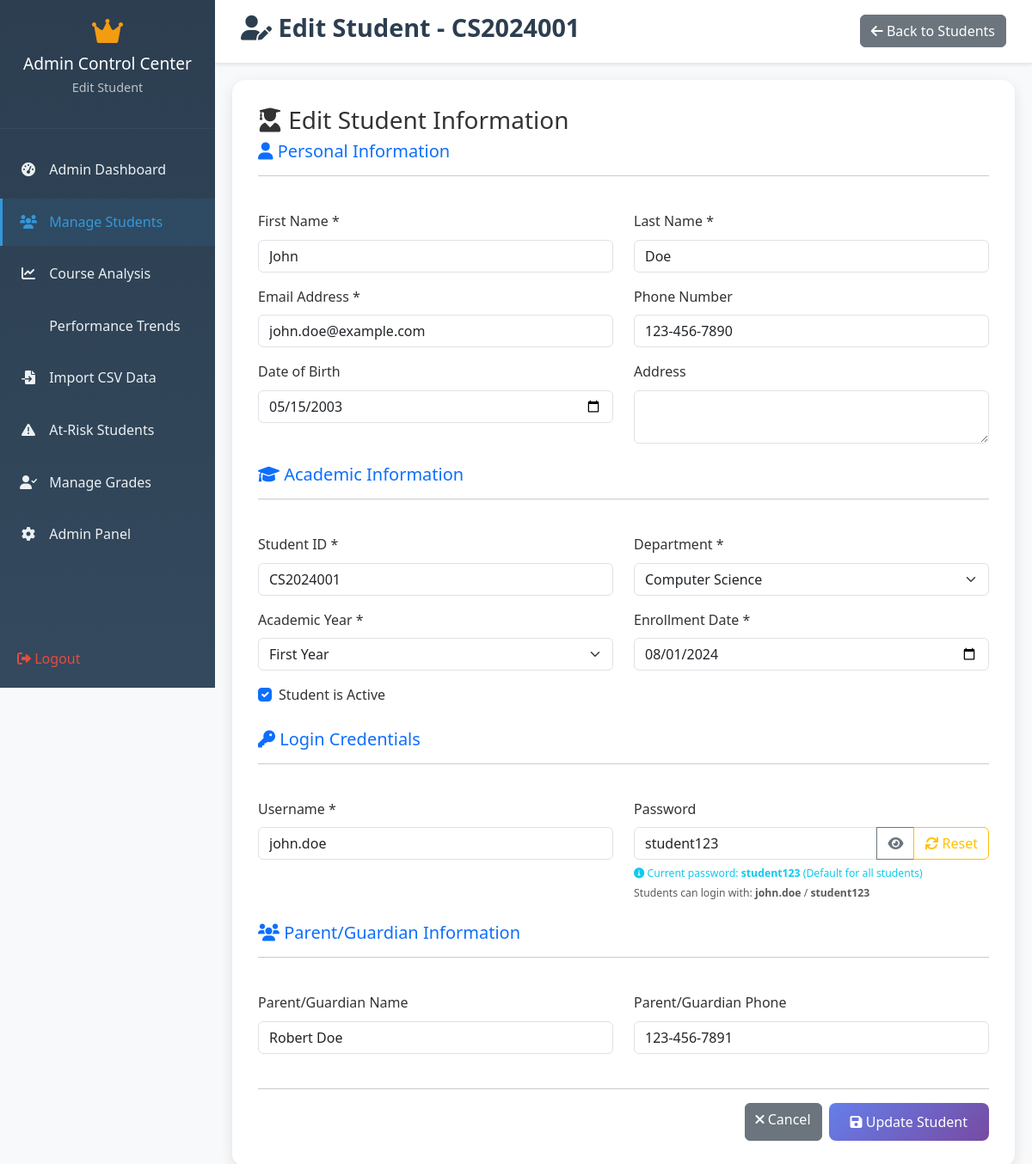
Screenshot of /edit-student/1/ (signed in) with the database file from the repository.
### sms/models.py (models this page shows, shortened)
class Student(models.Model):
    YEAR_CHOICES = (
        ('1', 'First Year'),
        ('2', 'Second Year'),
        ('3', 'Third Year'),
        ('4', 'Fourth Year'),
    )
    user = models.OneToOneField(User, on_delete=models.CASCADE, related_name='student_profile')
    student_id = models.CharField(max_length=20, unique=True)
    department = models.ForeignKey(Department, on_delete=models.CASCADE, related_name='students')
    year = models.CharField(max_length=1, choices=YEAR_CHOICES, default='1')
    enrollment_date = models.DateField()
    date_of_birth = models.DateField(blank=True, null=True)
    parent_name = models.CharField(max_length=100, blank=True, null=True)
    parent_phone = models.CharField(max_length=15, blank=True, null=True)
    emergency_contact = models.CharField(max_length=15, blank=True, null=True)
    is_active = models.BooleanField(default=True)
    created_at = models.DateTimeField(auto_now_add=True)
    updated_at = models.DateTimeField(auto_now=True)
    class Meta:
        ordering = ['student_id']

class User(AbstractUser):
    USER_TYPE_CHOICES = (
        ('admin', 'Admin'),
        ('student', 'Student'),
    )
    user_type = models.CharField(max_length=10, choices=USER_TYPE_CHOICES, default='student')
    phone = models.CharField(max_length=15, blank=True, null=True)
    address = models.TextField(blank=True, null=True)
    profile_picture = models.ImageField(upload_to='profile_pics/', blank=True, null=True)
    created_at = models.DateTimeField(auto_now_add=True)
    updated_at = models.DateTimeField(auto_now=True)

class Department(models.Model):
    name = models.CharField(max_length=100, unique=True)
    code = models.CharField(max_length=10, unique=True)
    description = models.TextField(blank=True, null=True)
    head_of_department = models.CharField(max_length=100, blank=True, null=True)
    created_at = models.DateTimeField(auto_now_add=True)
    updated_at = models.DateTimeField(auto_now=True)
    class Meta:
        ordering = ['name']

### sms/views.py (the view, shortened to what this page needs)
# urls.py: path('edit-student/<int:student_id>/', views.edit_student, name='edit_student'),
@login_required
def edit_student(request, student_id):
    if request.user.user_type != 'admin':
        messages.error(request, 'Access denied. Admin privileges required.')
        return redirect('sms:login')
    student = get_object_or_404(Student, id=student_id)
    departments = Department.objects.all()
    context = {
        'student': student,
        'departments': departments,
    }
    return render(request, 'sms/edit_student.html', context)

### templates/sms/edit_student.html (shortened to what this page needs)
{% extends 'base.html' %}
{% load static %}
{% block content %}
<div class="admin-sidebar">
    <div class="sidebar-header">
        <i class="fas fa-crown" style="color: #f39c12; font-size: 2rem; margin-bottom: 10px;"></i>
        <h3>Admin Control Center</h3>
        <p>Edit Student</p>
    </div>
    <ul class="sidebar-menu">
        <li><a href="{% url 'sms:admin_dashboard' %}">
            <i class="fas fa-tachometer-alt"></i> Admin Dashboard
        </a></li>
        <li><a href="{% url 'sms:manage_students' %}" class="active">
            <i class="fas fa-users"></i> Manage Students
        </a></li>
        <li><a href="#">
            <i class="fas fa-chart-line"></i> Course Analysis
        </a></li>
        <li><a href="#">
             Performance Trends
        </a></li>
        <li><a href="#">
            <i class="fas fa-file-import"></i> Import CSV Data
        </a></li>
        <li><a href="#">
            <i class="fas fa-exclamation-triangle"></i> At-Risk Students
        </a></li>
        <li><a href="{% url 'sms:manage_grades' %}">
            <i class="fas fa-user-check"></i> Manage Grades
        </a></li>
        <li><a href="#">
            <i class="fas fa-cog"></i> Admin Panel
        </a></li>
    </ul>
    <div style="position: absolute; bottom: 20px; left: 20px; right: 20px;">
        <a href="{% url 'sms:logout' %}" style="color: #e74c3c; text-decoration: none;">
            <i class="fas fa-sign-out-alt"></i> Logout
        </a>
    </div>
</div>
<div class="main-content">
    <div class="top-navbar">
        <h1><i class="fas fa-user-edit"></i> Edit Student - {{ student.student_id }}</h1>
        <div class="user-info">
            <a href="{% url 'sms:manage_students' %}" class="btn btn-secondary">
                <i class="fas fa-arrow-left"></i> Back to Students
            </a>
        </div>
    </div>
    <div class="form-container">
        <h3><i class="fas fa-user-graduate"></i> Edit Student Information</h3>
        <form method="post" id="editStudentForm">
            <div class="row mb-4">
                <div class="col-12">
                    <h5 class="text-primary"><i class="fas fa-user"></i> Personal Information</h5>
                    <hr>
                </div>
            </div>
            <div class="row mb-3">
                <div class="col-md-6">
                    <label for="first_name" class="form-label">First Name *</label>
                    <input type="text" class="form-control" id="first_name" name="first_name" value="{{ student.user.first_name }}" required>
                </div>
                <div class="col-md-6">
                    <label for="last_name" class="form-label">Last Name *</label>
                    <input type="text" class="form-control" id="last_name" name="last_name" value="{{ student.user.last_name }}" required>
                </div>
            </div>
            <div class="row mb-3">
                <div class="col-md-6">
                    <label for="email" class="form-label">Email Address *</label>
                    <input type="email" class="form-control" id="email" name="email" value="{{ student.user.email }}" required>
                </div>
                <div class="col-md-6">
                    <label for="phone" class="form-label">Phone Number</label>
                    <input type="tel" class="form-control" id="phone" name="phone" value="{{ student.user.phone|default:'' }}">
                </div>
            </div>
            <div class="row mb-3">
                <div class="col-md-6">
                    <label for="date_of_birth" class="form-label">Date of Birth</label>
                    <input type="date" class="form-control" id="date_of_birth" name="date_of_birth" value="{{ student.date_of_birth|date:'Y-m-d' }}">
                </div>
                <div class="col-md-6">
                    <label for="address" class="form-label">Address</label>
                    <textarea class="form-control" id="address" name="address" rows="2">{{ student.user.address|default:'' }}</textarea>
                </div>
            </div>
            <div class="row mb-4 mt-4">
                <div class="col-12">
                    <h5 class="text-primary"><i class="fas fa-graduation-cap"></i> Academic Information</h5>
                    <hr>
                </div>
            </div>
            <div class="row mb-3">
                <div class="col-md-6">
                    <label for="student_id" class="form-label">Student ID *</label>
                    <input type="text" class="form-control" id="student_id" name="student_id" value="{{ student.student_id }}" required>
                </div>
                <div class="col-md-6">
                    <label for="department" class="form-label">Department *</label>
                    <select class="form-select" id="department" name="department" required>
                        {% for dept in departments %}
                            <option value="{{ dept.id }}" {% if dept.id == student.department.id %}selected{% endif %}>{{ dept.name }}</option>
                        {% endfor %}
                    </select>
                </div>
            </div>
            <div class="row mb-3">
                <div class="col-md-6">
                    <label for="year" class="form-label">Academic Year *</label>
                    <select class="form-select" id="year" name="year" required>
                        <option value="1" {% if student.year == '1' %}selected{% endif %}>First Year</option>
                    </select>
                </div>
                <div class="col-md-6">
                    <label for="enrollment_date" class="form-label">Enrollment Date *</label>
                    <input type="date" class="form-control" id="enrollment_date" name="enrollment_date" value="{{ student.enrollment_date|date:'Y-m-d' }}" required>
                </div>
            </div>
            <div class="row mb-3">
                <div class="col-md-6">
                    <div class="form-check">
                        <input class="form-check-input" type="checkbox" id="is_active" name="is_active" {% if student.is_active %}checked{% endif %}>
                        <label class="form-check-label" for="is_active">
                            Student is Active
                        </label>
                    </div>
                </div>
            </div>
            <div class="row mb-4 mt-4">
                <div class="col-12">
                    <h5 class="text-primary"><i class="fas fa-key"></i> Login Credentials</h5>
                    <hr>
                </div>
            </div>
            <div class="row mb-3">
                <div class="col-md-6">
                    <label for="username" class="form-label">Username *</label>
                    <input type="text" class="form-control" id="username" name="username" value="{{ student.user.username }}" required>
                </div>
                <div class="col-md-6">
                    <label for="password" class="form-label">Password</label>
                    <div class="input-group">
                        <input type="text" class="form-control" id="password" name="password" value="student123" readonly>
                        <button class="btn btn-outline-secondary" type="button" id="togglePassword">
                            <i class="fas fa-eye"></i>
                        </button>
                        <button class="btn btn-outline-warning" type="button" id="resetPassword">
                            <i class="fas fa-refresh"></i> Reset
                        </button>
                    </div>
                    <div class="form-text">
                        <small class="text-info">
                            <i class="fas fa-info-circle"></i>
                            Current password: <strong>student123</strong> (Default for all students)
                        </small>
                        <br>
                        <small class="text-muted">
                            Students can login with: <strong>{{ student.user.username }}</strong> / <strong>student123</strong>
                        </small>
                    </div>
                </div>
            </div>
            <div class="row mb-4 mt-4">
                <div class="col-12">
                    <h5 class="text-primary"><i class="fas fa-users"></i> Parent/Guardian Information</h5>
                    <hr>
                </div>
            </div>
            <div class="row mb-3">
                <div class="col-md-6">
                    <label for="parent_name" class="form-label">Parent/Guardian Name</label>
                    <input type="text" class="form-control" id="parent_name" name="parent_name" value="{{ student.parent_name|default:'' }}">
                </div>
                <div class="col-md-6">
                    <label for="parent_phone" class="form-label">Parent/Guardian Phone</label>
                    <input type="tel" class="form-control" id="parent_phone" name="parent_phone" value="{{ student.parent_phone|default:'' }}">
                </div>
            </div>
            <div class="row mt-4">
                <div class="col-12">
                    <hr>
                    <div class="d-flex justify-content-end gap-2">
                        <a href="{% url 'sms:manage_students' %}" class="btn btn-secondary">
                            <i class="fas fa-times"></i> Cancel
                        </a>
                        <button type="submit" class="btn btn-primary">
                            <i class="fas fa-save"></i> Update Student
                        </button>
                    </div>
                </div>
            </div>
        </form>
    </div>
</div>
{% endblock %}

### static/css/style.css (style rules this page uses)
* { margin: 0; padding: 0; box-sizing: border-box; }
body { font-family: 'Segoe UI', Tahoma, Geneva, Verdana, sans-serif; line-height: 1.6; color: #333; }
.admin-sidebar { background: linear-gradient(180deg, #2c3e50 0%, #34495e 100%); min-height: 100vh; position: fixed; left: 0; top: 0; width: 250px; z-index: 1000; transition: all 0.3s ease; }
.admin-sidebar .sidebar-header { padding: 20px; text-align: center; border-bottom: 1px solid #34495e; }
.admin-sidebar .sidebar-header h3 { color: white; font-size: 1.2rem; margin-bottom: 5px; }
.admin-sidebar .sidebar-header p { color: #bdc3c7; font-size: 0.9rem; }
.admin-sidebar .sidebar-menu { list-style: none; padding: 20px 0; }
.admin-sidebar .sidebar-menu li { margin-bottom: 5px; }
.admin-sidebar .sidebar-menu a { display: block; padding: 15px 20px; color: #ecf0f1; text-decoration: none; transition: all 0.3s ease; border-left: 3px solid transparent; }
.admin-sidebar .sidebar-menu a:hover, .admin-sidebar .sidebar-menu a.active { background: rgba(52, 152, 219, 0.1); border-left-color: #3498db; color: #3498db; }
.admin-sidebar .sidebar-menu i { margin-right: 10px; width: 20px; text-align: center; }
.main-content { margin-left: 250px; min-height: 100vh; background: #f8f9fa; }
.top-navbar { background: white; padding: 15px 30px; box-shadow: 0 2px 4px rgba(0,0,0,0.1); display: flex; justify-content: space-between; align-items: center; }
.top-navbar h1 { color: #2c3e50; font-size: 1.8rem; font-weight: 600; }
.user-info { display: flex; align-items: center; gap: 15px; }
.form-container { background: white; border-radius: 15px; padding: 30px; margin: 20px; box-shadow: 0 5px 15px rgba(0,0,0,0.1); }
.btn-primary { background: linear-gradient(135deg, #667eea 0%, #764ba2 100%); border: none; border-radius: 8px; padding: 10px 25px; font-weight: 500; transition: all 0.3s ease; }

### templates/sms/edit_student.html (style rules this page uses)
body { background: #f8f9fa; margin: 0; font-family: 'Segoe UI', Tahoma, Geneva, Verdana, sans-serif; }

### rows the page displays
Student: student_id "CS2024001", first_name "John", last_name "Doe", email "john.doe@example.com", phone "123-456-7890", date_of_birth "05/15/2003", department "Computer Science", year "First Year", enrollment_date "08/01/2024", is_active "☑", username "john.doe", user.username "john.doe", parent_name "Robert Doe", parent_phone "123-456-7891"
